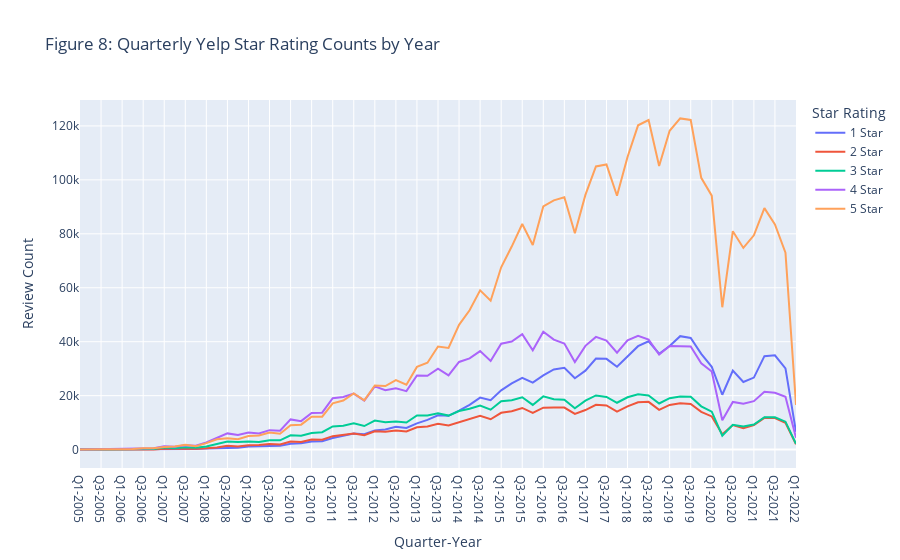

The code cell stored with this chart in its notebook:
### Markdown cell above
### Quarterly Review Volume & Star Metrics by Year

### Code cell
# Reviews by year and quarter
df = cur.execute('''
                SELECT 
                    YEAR(review_date) AS year,
                    QUARTER(review_date) AS quarter,
                    SUM(CASE WHEN stars=1 THEN 1 ELSE 0 END) AS one_star_reviews,
                    SUM(CASE WHEN stars=2 THEN 1 ELSE 0 END) AS two_star_reviews,
                    SUM(CASE WHEN stars=3 THEN 1 ELSE 0 END) AS three_star_reviews,
                    SUM(CASE WHEN stars=4 THEN 1 ELSE 0 END) AS four_star_reviews,
                    SUM(CASE WHEN stars=5 THEN 1 ELSE 0 END) AS five_star_reviews,
                    COUNT(*) AS total_reviews,
                    SUM(stars) AS total_stars,
                    ROUND(AVG(stars), 2) avg_rating
                FROM yelp_reviews
                GROUP BY 1, 2
                ORDER BY 1, 2;
                 ''').fetch_pandas_all()

df_preview = pd.concat([df.head(), df.tail()])
styles = [{
    'selector': 'caption', 'props': 'text-align: left;'
}]

display(df_preview.style.set_caption('<span style="font-size: 20px;">Table 17: Monthly Review Volume & Star Metrics</span>').set_table_styles(styles))

# Rename columns for readability in charts
df.rename(columns={'ONE_STAR_REVIEWS': '1 Star', 'TWO_STAR_REVIEWS': '2 Star', 'THREE_STAR_REVIEWS': '3 Star', 'FOUR_STAR_REVIEWS': '4 Star', 'FIVE_STAR_REVIEWS': '5 Star', 'TOTAL_REVIEWS': 'Total Reviews',
                   'AVG_RATING': 'Average Rating'}, inplace=True)

# Create a date column from year and quarter
df['date'] = 'Q' + df['QUARTER'].astype(str) + '-' + df['YEAR'].astype(str)

# Melt into long format for counts of reviews with each star value
long_df = df.melt(
    id_vars=['date'],
    value_vars=['1 Star','2 Star','3 Star','4 Star','5 Star'],
    var_name='star',
    value_name='count'
)

# Plot time series of star value counts by year and quarter
fig = px.line(
    long_df,
    x='date',
    y='count',
    color='star',
    labels={
        'date':'Quarter-Year',
        'count':'Review Count',
        'star':'Star Rating'
    },
    title='Figure 8: Quarterly Yelp Star Rating Counts by Year'
)
fig.show()

# Melt into long format for total review counts for each quarter
long_df = df.melt(
    id_vars=['date'],
    value_vars=['Total Reviews'],
    var_name='reviews',
    value_name='count'
)

# Plot time series of total reviews by year and quarter
fig = px.line(
    long_df, 
    x='date', 
    y='count', 
    labels={
        'date': 'Quarter-Year',
        'count': 'Review Count'
        }, 
    title='Figure 9: Quarterly Yelp Review Volume by Year'
)
fig.show()

# Melt into long format for average star rating for each quarter
long_df = df.melt(
    id_vars=['date'],
    value_vars=['Average Rating'],
    var_name='avg_stars',
    value_name='count'
)

# Plot time series of average star rating by year and quarter
fig = px.line(
    long_df, 
    x='date', 
    y='count', 
    labels={
        'date': 'Quarter-Year',
        'count': 'Average Star Rating'
        }, 
    title='Figure 10: Quarterly Average Yelp Star Rating by Year'
)
fig.show()

### Figure 1 — Plotly figure (JSON) as saved in the notebook; plotly's stock layout.template omitted (floating-point values rounded to 4 significant figures)
{"data": [{"hovertemplate": "Star Rating=1 Star<br>Quarter-Year=%{x}<br>Review Count=%{y}<extra></extra>", "legendgroup": "1 Star", "line": {"color": "#636efa", "dash": "solid"}, "marker": {"symbol": "circle"}, "mode": "lines", "name": "1 Star", "orientation": "v", "showlegend": true, "type": "scatter", "x": ["Q1-2005", "Q2-2005", "Q3-2005", "Q4-2005", "Q1-2006", "Q2-2006", "Q3-2006", "Q4-2006", "Q1-2007", "Q2-2007", "Q3-2007", "Q4-2007", "Q1-2008", "Q2-2008", "Q3-2008", "Q4-2008", "Q1-2009", "Q2-2009", "Q3-2009", "Q4-2009", "Q1-2010", "Q2-2010", "Q3-2010", "Q4-2010", "Q1-2011", "Q2-2011", "Q3-2011", "Q4-2011", "Q1-2012", "Q2-2012", "Q3-2012", "Q4-2012", "Q1-2013", "Q2-2013", "Q3-2013", "Q4-2013", "Q1-2014", "Q2-2014", "Q3-2014", "Q4-2014", "Q1-2015", "Q2-2015", "Q3-2015", "Q4-2015", "Q1-2016", "Q2-2016", "Q3-2016", "Q4-2016", "Q1-2017", "Q2-2017", "Q3-2017", "Q4-2017", "Q1-2018", "Q2-2018", "Q3-2018", "Q4-2018", "Q1-2019", "Q2-2019", "Q3-2019", "Q4-2019", "Q1-2020", "Q2-2020", "Q3-2020", "Q4-2020", "Q1-2021", "Q2-2021", "Q3-2021", "Q4-2021", "Q1-2022"], "xaxis": "x", "y": [5, 4, 15, 6, 23, 27, 44, 47, 135, 123, 209, 211, 373, 523, 791, 696, 1129, 1280, 1533, 1413, 2133, 2389, 2986, 3106, 4290, 5089, 5980, 5677, 7086, 7469, 8461, 8047, 9738, 11036, 12729, 12536, 14419, 16617, 19285, 18314, 21987, 24535, 26626, 24820, 27521, 29704, 30360, 26455, 29269, 33773, 33644, 30699, 34392, 38346, 40139, 35548, 38377, 42056, 41380, 35498, 30694, 20340, 29298, 25069, 26701, 34641, 34968, 30140, 6607], "yaxis": "y"}, {"hovertemplate": "Star Rating=2 Star<br>Quarter-Year=%{x}<br>Review Count=%{y}<extra></extra>", "legendgroup": "2 Star", "line": {"color": "#EF553B", "dash": "solid"}, "marker": {"symbol": "circle"}, "mode": "lines", "name": "2 Star", "orientation": "v", "showlegend": true, "type": "scatter", "x": ["Q1-2005", "Q2-2005", "Q3-2005", "Q4-2005", "Q1-2006", "Q2-2006", "Q3-2006", "Q4-2006", "Q1-2007", "Q2-2007", "Q3-2007", "Q4-2007", "Q1-2008", "Q2-2008", "Q3-2008", "Q4-2008", "Q1-2009", "Q2-2009", "Q3-2009", "Q4-2009", "Q1-2010", "Q2-2010", "Q3-2010", "Q4-2010", "Q1-2011", "Q2-2011", "Q3-2011", "Q4-2011", "Q1-2012", "Q2-2012", "Q3-2012", "Q4-2012", "Q1-2013", "Q2-2013", "Q3-2013", "Q4-2013", "Q1-2014", "Q2-2014", "Q3-2014", "Q4-2014", "Q1-2015", "Q2-2015", "Q3-2015", "Q4-2015", "Q1-2016", "Q2-2016", "Q3-2016", "Q4-2016", "Q1-2017", "Q2-2017", "Q3-2017", "Q4-2017", "Q1-2018", "Q2-2018", "Q3-2018", "Q4-2018", "Q1-2019", "Q2-2019", "Q3-2019", "Q4-2019", "Q1-2020", "Q2-2020", "Q3-2020", "Q4-2020", "Q1-2021", "Q2-2021", "Q3-2021", "Q4-2021", "Q1-2022"], "xaxis": "x", "y": [8, 9, 26, 11, 27, 34, 86, 63, 310, 225, 322, 320, 523, 825, 1412, 1195, 1616, 1678, 2045, 1929, 2973, 2800, 3763, 3681, 4991, 5419, 6015, 5363, 6793, 6657, 7098, 6735, 8276, 8561, 9587, 8956, 10138, 11260, 12507, 11261, 13648, 14218, 15442, 13619, 15530, 15587, 15585, 13241, 14671, 16622, 16353, 14090, 16041, 17545, 17710, 14729, 16580, 17151, 16934, 13993, 12305, 5671, 9108, 7916, 9094, 11786, 11705, 9909, 1959], "yaxis": "y"}, {"hovertemplate": "Star Rating=3 Star<br>Quarter-Year=%{x}<br>Review Count=%{y}<extra></extra>", "legendgroup": "3 Star", "line": {"color": "#00cc96", "dash": "solid"}, "marker": {"symbol": "circle"}, "mode": "lines", "name": "3 Star", "orientation": "v", "showlegend": true, "type": "scatter", "x": ["Q1-2005", "Q2-2005", "Q3-2005", "Q4-2005", "Q1-2006", "Q2-2006", "Q3-2006", "Q4-2006", "Q1-2007", "Q2-2007", "Q3-2007", "Q4-2007", "Q1-2008", "Q2-2008", "Q3-2008", "Q4-2008", "Q1-2009", "Q2-2009", "Q3-2009", "Q4-2009", "Q1-2010", "Q2-2010", "Q3-2010", "Q4-2010", "Q1-2011", "Q2-2011", "Q3-2011", "Q4-2011", "Q1-2012", "Q2-2012", "Q3-2012", "Q4-2012", "Q1-2013", "Q2-2013", "Q3-2013", "Q4-2013", "Q1-2014", "Q2-2014", "Q3-2014", "Q4-2014", "Q1-2015", "Q2-2015", "Q3-2015", "Q4-2015", "Q1-2016", "Q2-2016", "Q3-2016", "Q4-2016", "Q1-2017", "Q2-2017", "Q3-2017", "Q4-2017", "Q1-2018", "Q2-2018", "Q3-2018", "Q4-2018", "Q1-2019", "Q2-2019", "Q3-2019", "Q4-2019", "Q1-2020", "Q2-2020", "Q3-2020", "Q4-2020", "Q1-2021", "Q2-2021", "Q3-2021", "Q4-2021", "Q1-2022"], "xaxis": "x", "y": [18, 24, 97, 32, 88, 99, 228, 237, 799, 538, 840, 728, 1191, 2046, 2966, 2802, 3045, 2804, 3466, 3455, 5294, 5138, 6144, 6458, 8602, 8873, 9770, 8742, 10765, 10169, 10408, 10026, 12688, 12616, 13470, 12609, 14291, 15163, 16337, 14805, 17911, 18334, 19412, 16569, 19737, 18665, 18521, 15309, 18153, 20080, 19540, 17374, 19415, 20530, 20067, 17107, 19077, 19709, 19627, 16045, 14066, 5140, 9195, 8610, 9298, 12022, 12006, 10361, 2183], "yaxis": "y"}, {"hovertemplate": "Star Rating=4 Star<br>Quarter-Year=%{x}<br>Review Count=%{y}<extra></extra>", "legendgroup": "4 Star", "line": {"color": "#ab63fa", "dash": "solid"}, "marker": {"symbol": "circle"}, "mode": "lines", "name": "4 Star", "orientation": "v", "showlegend": true, "type": "scatter", "x": ["Q1-2005", "Q2-2005", "Q3-2005", "Q4-2005", "Q1-2006", "Q2-2006", "Q3-2006", "Q4-2006", "Q1-2007", "Q2-2007", "Q3-2007", "Q4-2007", "Q1-2008", "Q2-2008", "Q3-2008", "Q4-2008", "Q1-2009", "Q2-2009", "Q3-2009", "Q4-2009", "Q1-2010", "Q2-2010", "Q3-2010", "Q4-2010", "Q1-2011", "Q2-2011", "Q3-2011", "Q4-2011", "Q1-2012", "Q2-2012", "Q3-2012", "Q4-2012", "Q1-2013", "Q2-2013", "Q3-2013", "Q4-2013", "Q1-2014", "Q2-2014", "Q3-2014", "Q4-2014", "Q1-2015", "Q2-2015", "Q3-2015", "Q4-2015", "Q1-2016", "Q2-2016", "Q3-2016", "Q4-2016", "Q1-2017", "Q2-2017", "Q3-2017", "Q4-2017", "Q1-2018", "Q2-2018", "Q3-2018", "Q4-2018", "Q1-2019", "Q2-2019", "Q3-2019", "Q4-2019", "Q1-2020", "Q2-2020", "Q3-2020", "Q4-2020", "Q1-2021", "Q2-2021", "Q3-2021", "Q4-2021", "Q1-2022"], "xaxis": "x", "y": [22, 67, 144, 82, 217, 217, 462, 478, 1212, 1091, 1638, 1452, 2629, 4455, 6015, 5420, 6298, 5947, 7213, 7034, 11187, 10560, 13563, 13702, 19054, 19524, 20773, 18155, 23424, 21984, 22697, 21662, 27478, 27347, 29997, 27531, 32496, 33838, 36527, 32873, 39247, 40085, 42793, 36811, 43732, 40792, 39348, 32487, 38462, 41779, 40390, 35947, 40533, 42204, 40827, 35202, 38398, 38330, 38194, 32009, 28924, 10868, 17683, 16994, 17966, 21433, 21099, 19565, 4351], "yaxis": "y"}, {"hovertemplate": "Star Rating=5 Star<br>Quarter-Year=%{x}<br>Review Count=%{y}<extra></extra>", "legendgroup": "5 Star", "line": {"color": "#FFA15A", "dash": "solid"}, "marker": {"symbol": "circle"}, "mode": "lines", "name": "5 Star", "orientation": "v", "showlegend": true, "type": "scatter", "x": ["Q1-2005", "Q2-2005", "Q3-2005", "Q4-2005", "Q1-2006", "Q2-2006", "Q3-2006", "Q4-2006", "Q1-2007", "Q2-2007", "Q3-2007", "Q4-2007", "Q1-2008", "Q2-2008", "Q3-2008", "Q4-2008", "Q1-2009", "Q2-2009", "Q3-2009", "Q4-2009", "Q1-2010", "Q2-2010", "Q3-2010", "Q4-2010", "Q1-2011", "Q2-2011", "Q3-2011", "Q4-2011", "Q1-2012", "Q2-2012", "Q3-2012", "Q4-2012", "Q1-2013", "Q2-2013", "Q3-2013", "Q4-2013", "Q1-2014", "Q2-2014", "Q3-2014", "Q4-2014", "Q1-2015", "Q2-2015", "Q3-2015", "Q4-2015", "Q1-2016", "Q2-2016", "Q3-2016", "Q4-2016", "Q1-2017", "Q2-2017", "Q3-2017", "Q4-2017", "Q1-2018", "Q2-2018", "Q3-2018", "Q4-2018", "Q1-2019", "Q2-2019", "Q3-2019", "Q4-2019", "Q1-2020", "Q2-2020", "Q3-2020", "Q4-2020", "Q1-2021", "Q2-2021", "Q3-2021", "Q4-2021", "Q1-2022"], "xaxis": "x", "y": [24, 68, 112, 80, 242, 223, 522, 489, 985, 1183, 1758, 1284, 2411, 3837, 4234, 3882, 5035, 5207, 6352, 5908, 9033, 9247, 12209, 12221, 17163, 18197, 20858, 18278, 23753, 23556, 25749, 24031, 30663, 32220, 38204, 37708, 46267, 51645, 59049, 55183, 67588, 75278, 83636, 75856, 90168, 92407, 93548, 80185, 94423, 104958, 105694, 94127, 108492, 120221, 122165, 105149, 118192, 122789, 122197, 100748, 94152, 52769, 80982, 74773, 79443, 89507, 83513, 73032, 16565], "yaxis": "y"}], "layout": {"legend": {"title": {"text": "Star Rating"}, "tracegroupgap": 0}, "title": {"text": "Figure 8: Quarterly Yelp Star Rating Counts by Year"}, "xaxis": {"anchor": "y", "domain": [0, 1], "title": {"text": "Quarter-Year"}}, "yaxis": {"anchor": "x", "domain": [0, 1], "title": {"text": "Review Count"}}}}
